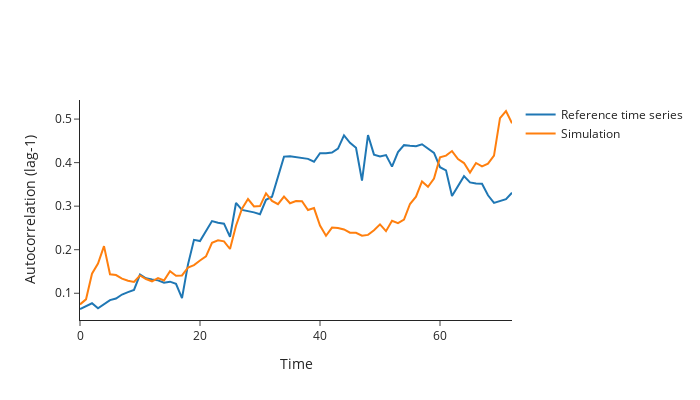

Write notebook code for a chart like this one.
### Code cell
fig = go.Figure()
fig.add_trace(go.Scatter(y=AC_CWG, mode='lines', name='Reference time series'))
fig.add_trace(go.Scatter(y=AC_sim_series, mode='lines', name='Simulation'))
fig.update_layout(
    xaxis_title="Time",
    yaxis_title="Autocorrelation (lag-1)",
    height=400, width=700,
    template='simple_white'
)
fig.show()
